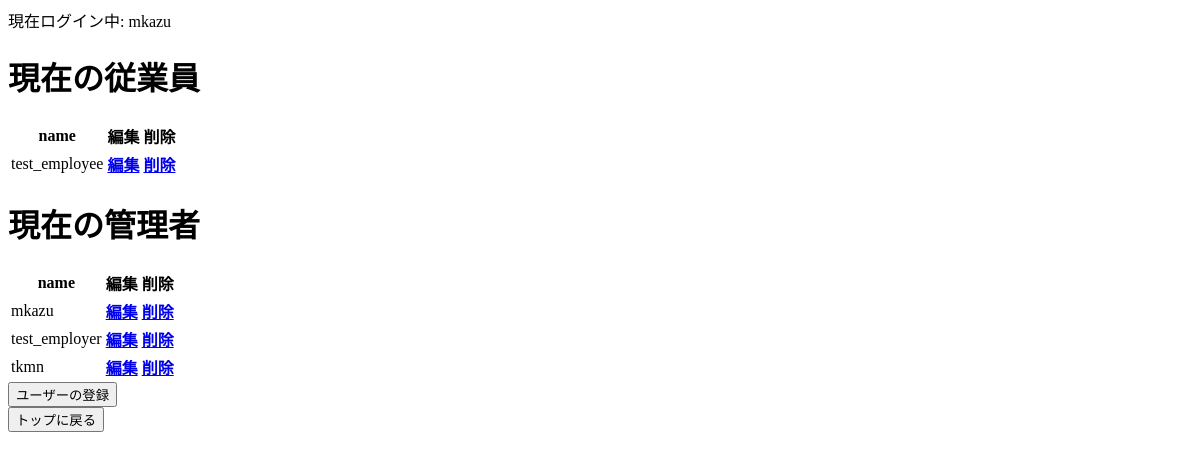
/edit (signed in), run on an earlier commit of the app's database.
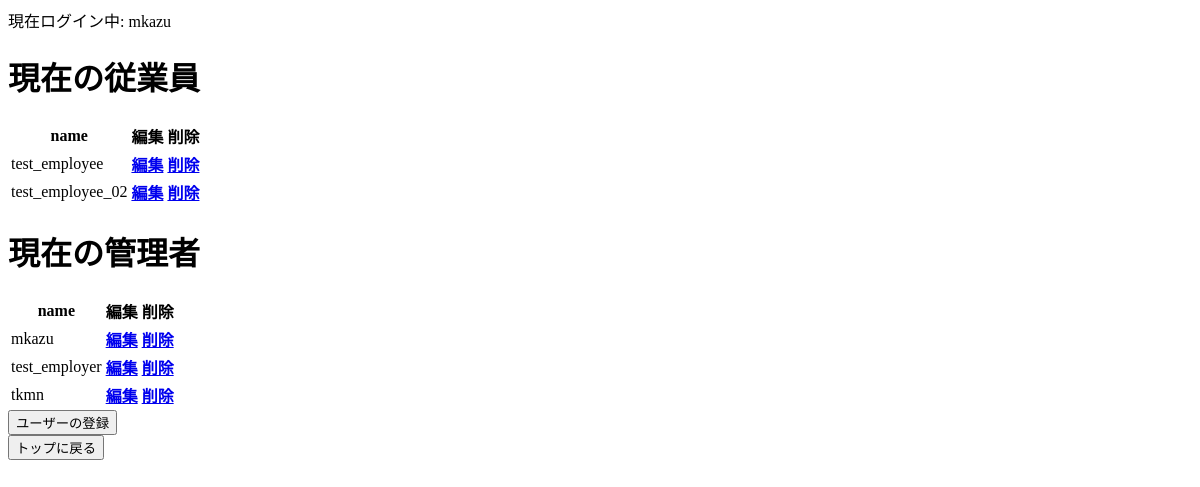
And on a later commit of the database.
### top/models.py (models this page shows)
class User(AbstractUser):
    is_employer = models.BooleanField(default=False)

### top/views.py (the view)
# urls.py: path('edit', views.Edit.as_view(), name='edit'),
class Edit(OnlyEmployerMixin, TemplateView):
    model = User
    template_name = 'top/edit.html'
    def get_context_data(self, **kwargs):
        context = super().get_context_data(**kwargs)
        context['employees'] = User.objects.filter(is_employer=False)
        context['employers'] = User.objects.filter(is_employer=True)
        return context

### top/mixins.py (called while the page is built)
    def test_func(self):
        return self.request.user.is_employer

### templates/top/edit.html (shortened to what this page needs)
<!DOCTYPE html>
<html lang="en">
<head>
</head>
<body>
現在ログイン中: {{ user }}
<h1>現在の従業員</h1>
<table>
    <tr>
        <th>name</th>
        <th>編集</th>
        <th>削除</th>
    </tr>
{% for employee in employees %}
    <tr>
        <td>{{ employee.username }}</td>
        <th><a href="{% url 'top:update' employee.pk %}">編集</a></th>
        <th><a href="{% url 'top:delete' employee.pk %}">削除</a></th>
    </tr>
{% endfor %}
</table>
<h1>現在の管理者</h1>
<table>
    <tr>
        <th>name</th>
        <th>編集</th>
        <th>削除</th>
    </tr>
{% for employer in employers %}
    <tr>
        <td>{{ employer.username }}</td>
        <th><a href="{% url 'top:update' employer.pk %}">編集</a></th>
        <th><a href="{% url 'top:delete' employer.pk %}">削除</a></th>
    </tr>
{% endfor %}
</table>
<form action='{% url 'top:register' %}'>
    <input type="submit" value="ユーザーの登録">
</form>
<form action="{% url 'top:index' %}">
    <input type="submit" value="トップに戻る">
</form>
</body>
</html>

What changed in the data, as far as the page shows it:
added User: username "test_employee_02", shown under "現在の従業員"
